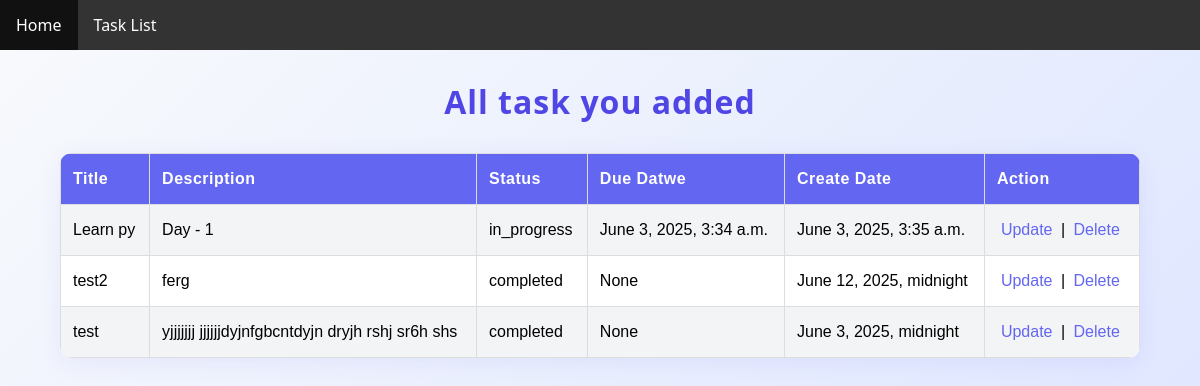
Page /taskList/ on the committed database.
### tasks/models.py (models this page shows)
class To_do_Model(models.Model):
    title = models.CharField(max_length=200)
    description = models.TextField(blank=True, null=True)
    status = models.CharField(
        max_length=20,
        choices=[
            ('pending', 'Pending'),
            ('in_progress', 'In Progress'),
            ('completed', 'Completed')
        ],
        default='pending'
    )
    due_date = models.DateTimeField(blank=True, null=True)
    created_at = models.DateTimeField(auto_now_add=True)

### todo_project/views.py (the view)
# urls.py: path('taskList/', task_list, name='taskList'),
def task_list(request):
    tasks = To_do_Model.objects.all()
    context = {
        'tasks': tasks
    }
    return render(request, 'taskList.html', context)

### Template/taskList.html (shortened to what this page needs)
{% extends "master.html" %}
{% block body %}
<h1>All task you added</h1>
<table id="customers">
  <tr>
    <th>Title</th>
    <th>Description</th>
    <th>Status</th>
    <th>Due Datwe</th>
    <th>Create Date</th>
    <th>Action</th>
  </tr>
  {% for data in tasks %}
  <tr>
    <td>{{ data.title }}</td>
    <td>{{ data.description }}</td>
    <td>{{ data.status }}</td>
    <td>{{ data.due_date }}</td>
    <td>{{ data.created_at }}</td>
    <td>
        <a href="{% url 'updateTask' data.id %}">Update</a> |
        <a href="{% url 'deleteTask' data.id %}">Delete</a>
  </tr>
  {% endfor %}
</table>
{% endblock body %}

### Template/master.html (shortened to what this page needs)
<!DOCTYPE html>
<html>
    <head>
    </head>
    <body>
    {% include "nav.html" %}
    {% block body %}
    {% endblock body %}
    </body>
</html>

### Template/nav.html
<ul>
  <li><a class="active" href=" {% url 'home' %} ">Home</a></li>
  <li><a href=" {% url 'taskList' %}  ">Task List</a></li>
</ul>

### Template/master.html (style rules this page uses)
ul { list-style-type: none; margin: 0; padding: 0; overflow: hidden; background-color: #333; }
li { float: left; }
li a { display: block; color: white; text-align: center; padding: 14px 16px; text-decoration: none; }
.active { background-color: #04AA6D; }
#customers { font-family: Arial, Helvetica, sans-serif; border-collapse: collapse; width: 100%; }
#customers td, #customers th { border: 1px solid #ddd; padding: 8px; }
#customers tr:nth-child(even) { background-color: #f2f2f2; }
#customers th { padding-top: 12px; padding-bottom: 12px; text-align: left; background-color: #04AA6D; color: white; }

### Template/taskList.html (style rules this page uses)
body { background: linear-gradient(135deg, #f8fafc 0%, #e0e7ff 100%); font-family: 'Segoe UI', Arial, sans-serif; margin: 0; padding: 0; }
h1 { text-align: center; color: #4f46e5; margin-top: 30px; margin-bottom: 30px; letter-spacing: 1px; }
#customers { border-collapse: collapse; width: 90%; margin: 0 auto 40px auto; box-shadow: 0 4px 24px rgba(79, 70, 229, 0.08); background: #fff; border-radius: 12px; overflow: hidden; }
#customers th, #customers td { padding: 16px 12px; text-align: left; }
#customers th { background-color: #6366f1; color: #fff; font-weight: 600; letter-spacing: 0.5px; }
#customers tr:nth-child(even) { background-color: #f3f4f6; }
#customers td a { color: #6366f1; text-decoration: none; font-weight: 500; margin: 0 4px; transition: color 0.2s; }

### rows in the picture
To_do_Model: title "Learn py", description "Day - 1", status "in_progress", due_date "June 3, 2025, 3:34 a.m.", created_at "June 3, 2025, 3:35 a.m."
To_do_Model: title "test2", description "ferg", status "completed", due_date "None", created_at "June 12, 2025, midnight"
To_do_Model: title "test", description "yjjjjjjj jjjjjjdyjnfgbcntdyjn dryjh rshj sr6h shs", status "completed", due_date "None", created_at "June 3, 2025, midnight"
